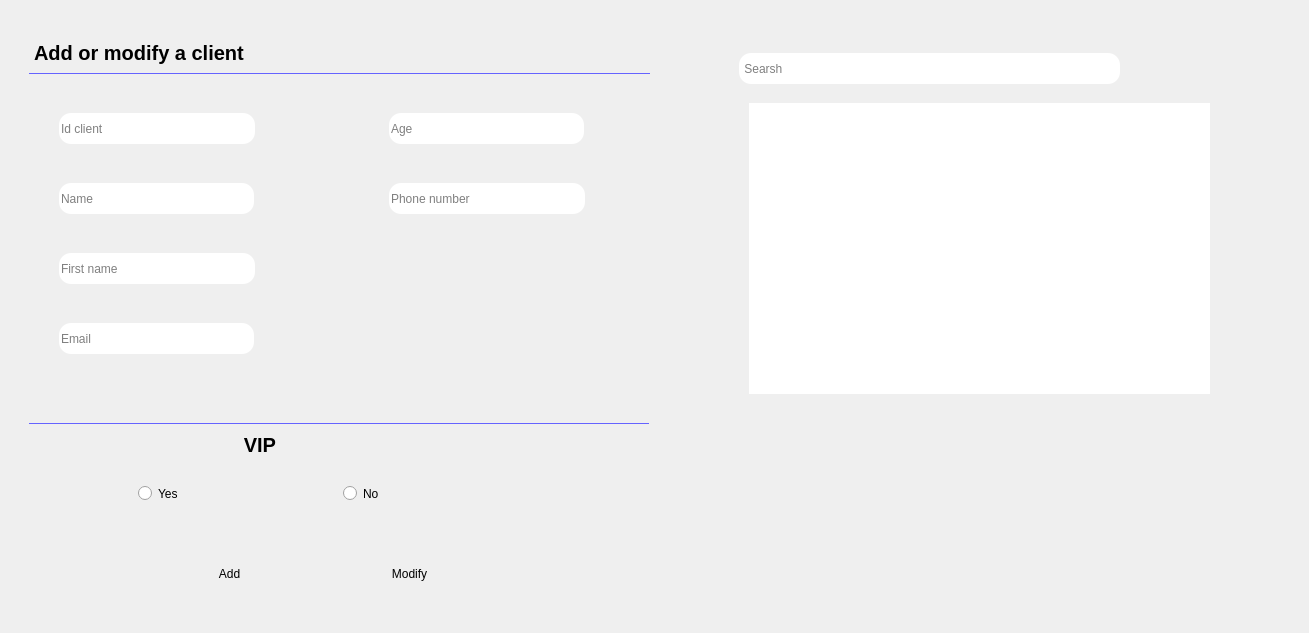
     <widget class="QWidget" name="tab">
      <attribute name="title">
       <string>Client</string>
      </attribute>
      <widget class="QWidget" name="client1" native="true">
       <property name="geometry">
        <rect>
         <x>29</x>
         <y>33</y>
         <width>621</width>
         <height>591</height>
        </rect>
       </property>
       <property name="sizeIncrement">
        <size>
         <width>1200</width>
         <height>1200</height>
        </size>
       </property>
       <property name="styleSheet">
        <string notr="true">border-radius:12px;</string>
       </property>
       <widget class="QFrame" name="frame_3">
        <property name="geometry">
         <rect>
          <x>100</x>
          <y>430</y>
          <width>421</width>
          <height>61</height>
         </rect>
        </property>
        <property name="styleSheet">
         <string notr="true">
border-radius:12px;</string>
        </property>
        <property name="frameShape">
         <enum>QFrame::StyledPanel</enum>
        </property>
        <property name="frameShadow">
         <enum>QFrame::Raised</enum>
        </property>
        <layout class="QHBoxLayout" name="horizontalLayout_2">
         <item>
          <widget class="QRadioButton" name="radioButton_3">
           <property name="styleSheet">
            <string notr="true"/>
           </property>
           <property name="text">
            <string>Yes</string>
           </property>
          </widget>
         </item>
         <item>
          <widget class="QRadioButton" name="radioButton_2">
           <property name="text">
            <string>No</string>
           </property>
          </widget>
         </item>
        </layout>
       </widget>
       <widget class="QLabel" name="label_3">
        <property name="geometry">
         <rect>
          <x>0</x>
          <y>0</y>
          <width>621</width>
          <height>41</height>
         </rect>
        </property>
        <property name="styleSheet">
         <string notr="true">background:transparent;
border-radius:0px;
font-size:20px;
font-weight:700;
border-bottom:1px solid #6563FF;</string>
        </property>
        <property name="text">
         <string>Add or modify a client</string>
        </property>
       </widget>
       <widget class="QPushButton" name="pushButton_6">
        <property name="geometry">
         <rect>
          <x>130</x>
          <y>520</y>
          <width>141</width>
          <height>41</height>
         </rect>
        </property>
        <property name="text">
         <string>Add</string>
        </property>
       </widget>
       <widget class="QPushButton" name="pushButton_7">
        <property name="geometry">
         <rect>
          <x>310</x>
          <y>520</y>
          <width>141</width>
          <height>41</height>
         </rect>
        </property>
        <property name="text">
         <string>Modify</string>
        </property>
       </widget>
       <widget class="QLabel" name="label">
        <property name="geometry">
         <rect>
          <x>-1</x>
          <y>390</y>
          <width>621</width>
          <height>43</height>
         </rect>
        </property>
        <property name="styleSheet">
         <string notr="true">background:transparent;
border-radius:0px;
font-size:20px;
font-weight:700;
border-top:1px solid #6563FF;</string>
        </property>
        <property name="text">
         <string>                                      VIP </string>
        </property>
       </widget>
       <widget class="QLineEdit" name="email_client_line">
        <property name="geometry">
         <rect>
          <x>30</x>
          <y>290</y>
          <width>195</width>
          <height>31</height>
         </rect>
        </property>
        <property name="text">
         <string/>
        </property>
        <property name="placeholderText">
         <string>Email</string>
        </property>
       </widget>
       <widget class="QLineEdit" name="firstname_client_line">
        <property name="geometry">
         <rect>
          <x>30</x>
          <y>220</y>
          <width>196</width>
          <height>31</height>
         </rect>
        </property>
        <property name="text">
         <string/>
        </property>
        <property name="placeholderText">
         <string>First name</string>
        </property>
       </widget>
       <widget class="QLineEdit" name="phonenumber_client_line">
        <property name="geometry">
         <rect>
          <x>360</x>
          <y>150</y>
          <width>196</width>
          <height>31</height>
         </rect>
        </property>
        <property name="text">
         <string/>
        </property>
        <property name="placeholderText">
         <string>Phone number</string>
        </property>
       </widget>
       <widget class="QLineEdit" name="id_client_line">
        <property name="geometry">
         <rect>
          <x>30</x>
          <y>80</y>
          <width>196</width>
          <height>31</height>
         </rect>
        </property>
        <property name="text">
         <string/>
        </property>
        <property name="placeholderText">
         <string>Id client</string>
        </property>
       </widget>
       <widget class="QLineEdit" name="age_client_line">
        <property name="geometry">
         <rect>
          <x>360</x>
          <y>80</y>
          <width>195</width>
          <height>31</height>
         </rect>
        </property>
        <property name="text">
         <string/>
        </property>
        <property name="placeholderText">
         <string>Age</string>
        </property>
       </widget>
       <widget class="QLineEdit" name="name_client_line">
        <property name="geometry">
         <rect>
          <x>30</x>
          <y>150</y>
          <width>195</width>
          <height>31</height>
         </rect>
        </property>
        <property name="text">
         <string/>
        </property>
        <property name="placeholderText">
         <string>Name</string>
        </property>
       </widget>
      </widget>
      <widget class="QWidget" name="client2" native="true">
       <property name="geometry">
        <rect>
         <x>679</x>
         <y>33</y>
         <width>621</width>
         <height>591</height>
        </rect>
       </property>
       <property name="sizeIncrement">
        <size>
         <width>1200</width>
         <height>1200</height>
        </size>
       </property>
       <property name="styleSheet">
        <string notr="true">border-radius:12px;</string>
       </property>
       <widget class="QLineEdit" name="searsh_client_line">
        <property name="geometry">
         <rect>
          <x>60</x>
          <y>20</y>
          <width>381</width>
          <height>31</height>
         </rect>
        </property>
        <property name="placeholderText">
         <string> Searsh</string>
        </property>
       </widget>
       <widget class="QListWidget" name="listWidget">
        <property name="geometry">
         <rect>
          <x>70</x>
          <y>70</y>
          <width>461</width>
          <height>291</height>
         </rect>
        </property>
       </widget>
      </widget>
     </widget>
